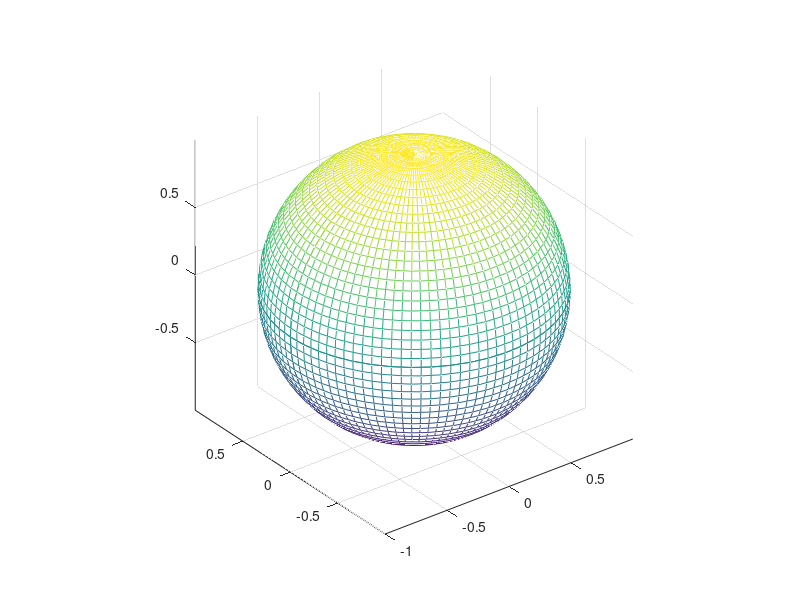

Recreate this plot in MATLAB.
% %%%%%%%%%%%%%%%%%%%%%%%%%%%%%%%%SCRIPT DE PRUEBA%%%%%%%%%%%%%%%%%%%%%%%%%%%%%%%%%%%%%
clear, clc, close all;
% %%%%%%%%%%%%%%%%%%%%%%%%%%%%%%%%%%%%%%%%%%%%%%%%%%%%%%%%%%%%%%%%%%%%%%%%%%%%%%%%%%%%%
% AA = [98.1196 89.9465 80.0938 85.7857 89.1242 83.9782 88.1429 87.3991 94.9615 97.2921 98.1408 97.1710 89.0000]
% stdAA = [1.2801 8.1526 6.7822 4.9480 6.2893 9.3607 5.5778 3.9070 4.8158 1.3779 0.6080 1.4812 1.6228]
% 
% meanAA = mean(AA)
% meanSTD = mean(stdAA)
% 
% OA = 92.6154
% stdOA = 5.1887
% Kappa = 90.7400
% stdK = 5.6790


%Esfera de radio unitario en coordenadas esféricas 
Az = linspace(0,2*pi,50); %phi
El = linspace(-pi,pi,50); %theta
r = ones(1,50);

%Construcción de malla
[El,Az] = meshgrid(El,Az);
r = meshgrid(r);

%La conversión se realiza después de construir la malla
[X,Y,Z] = sph2cart(Az,El,r);

mesh(X,Y,Z), axis equal
